Frame 1 (no input): blank canvas, image omitted
Frame 60 (the mouse pressed at the canvas centre just before this capture): blank canvas, image omitted
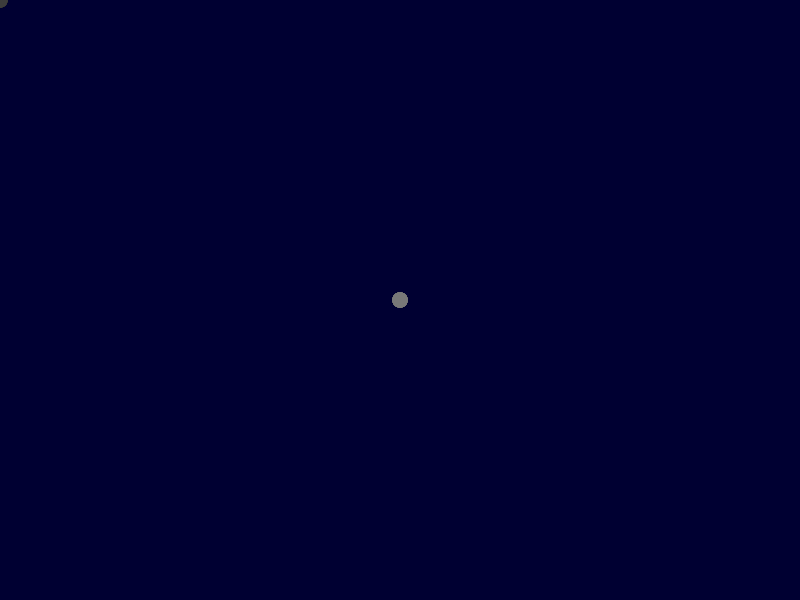
Frame 120 (the mouse held since frame 60 and released just before this capture)

The Processing sketch whose frames 1 and 60 were blank and that drew this single picture after the mouse press (run headless with seeded random() and noise(); from frame 60 on, the mouse is pressed at the canvas centre):

// Processing sketch: Bootcamp_Code_20150803
// ── Bootcamp_Code_20150803.pde
int i=0;
int x;
int y;

void setup(){
  size(800, 600);
  background(0,0,50);
}

void draw(){
  noStroke();
  
  i=frameCount%255;
  x=mouseX%400;
  y=mouseY%300;
  
  fill( (i+x)%255, (i+y)%255, (i+(x+y)/2)%255 );
  ellipse(mouseX,mouseY,15,15);
}
